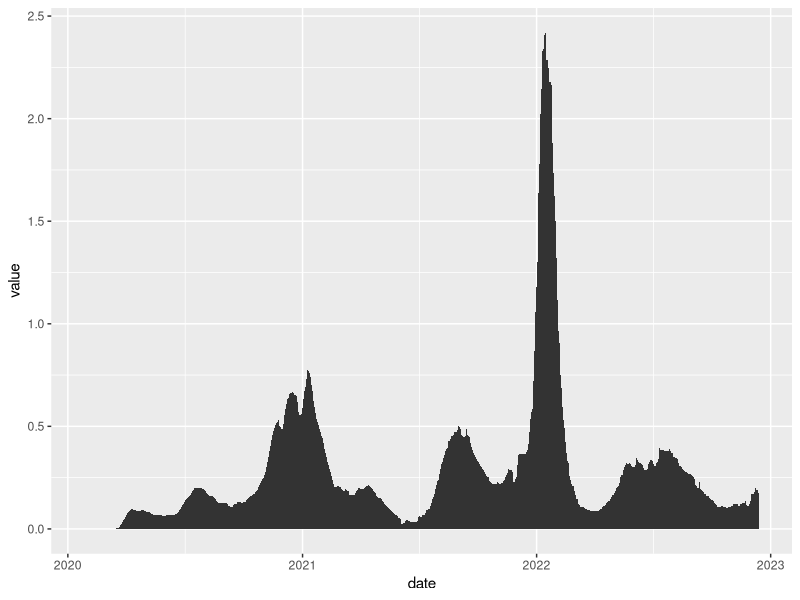
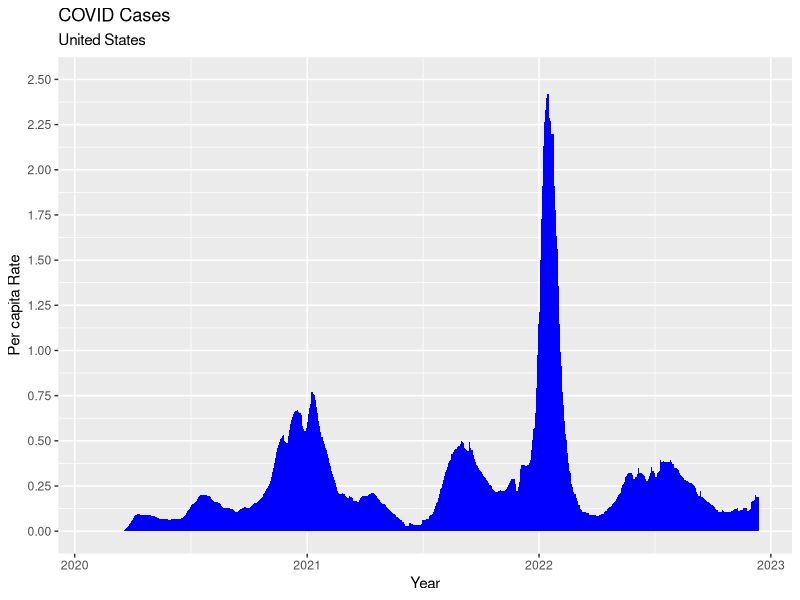
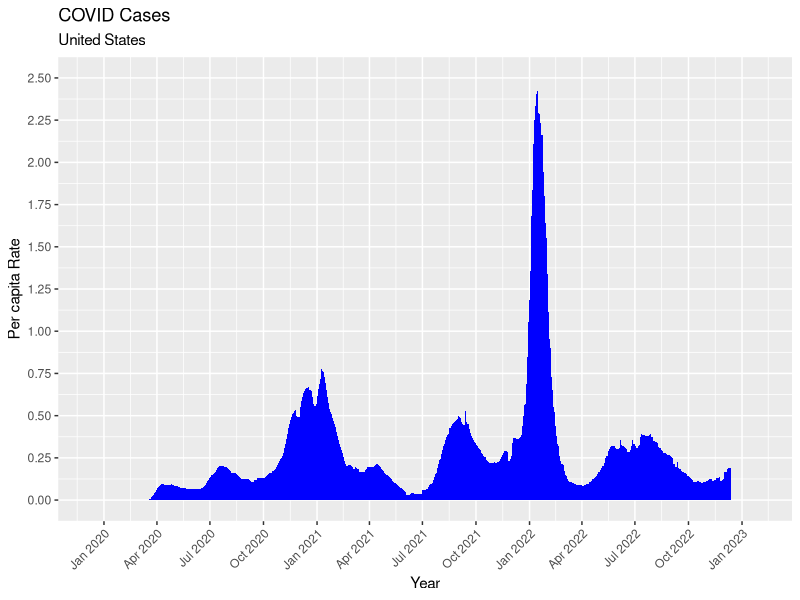
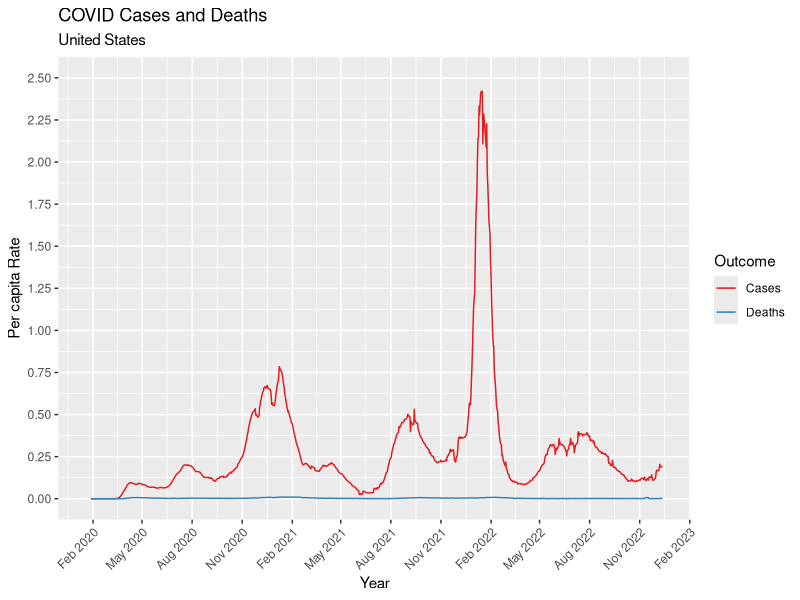

R code for these plots, in order:
## ---- chunk 1
# tidyverse packages
library(dplyr)     # data wrangling
library(ggplot2)   # plotting
library(readr)     # read and write csv files

# manage file paths
library(here)      # manage file paths
## ---- chunk 2
nyt_wide <- read_csv(here("data", "nyt_usa_covid_wide.csv"))
nyt_long <- read_csv(here("data", "nyt_usa_covid_long.csv"))
## ---- chunk 3

## ---- chunk 4
head(nyt_wide, n = 10L)
## ---- chunk 5
head(nyt_long, n = 40L)
## ---- chunk 6
rm(nyt_wide)
## ---- chunk 7
nyt_long %>%
  filter(measure == "cases_avg7_pc") %>%
  ggplot(mapping = aes(x = date, y = value)) +
    geom_area()
## ---- chunk 8
nyt_long %>%
  filter(measure == "cases_avg7_pc") %>%
  ggplot(mapping = aes(x = date, y = value)) +
    geom_area(fill = "blue") +
    scale_y_continuous(limits = c(0, 2.5), breaks = seq(0, 2.5, by = .25)) +
    labs(
      title = "COVID Cases",
      subtitle = "United States",
      x = "Year",
      y = "Per capita Rate"
    )
## ---- chunk 9
nyt_long %>%
  filter(measure == "cases_avg7_pc") %>%
  ggplot(mapping = aes(x = date, y = value)) +
    geom_area(fill = "blue") +
    scale_x_date(breaks = "3 months", labels = scales::label_date("%b %Y"), expand = c(.1, .1)) + 
    scale_y_continuous(limits = c(0, 2.5), breaks = seq(0, 2.5, by = .25)) +
    labs(
      title = "COVID Cases",
      subtitle = "United States",
      x = "Year",
      y = "Per capita Rate"
    ) +
  theme(
    axis.text.x = ggplot2::element_text(angle = 45, hjust = 1)
  )
## ---- chunk 10

## ---- chunk 11
nyt_long %>%
  filter(measure %in% c("cases_avg7_pc", "deaths_avg7_pc") == TRUE) %>%
  mutate(measure = ifelse(measure == "cases_avg7_pc", "Cases", "Deaths")) %>%
  ggplot(mapping = aes(x = date, y = value, color = measure)) +
    geom_line() + 
    scale_x_date(breaks = "3 months", labels = scales::label_date("%b %Y")) + 
    scale_y_continuous(limits = c(0, 2.5), breaks = seq(0, 2.5, by = .25)) +
    scale_color_brewer(palette = "Set1", name = "Outcome") +
    labs(
      title = "COVID Cases and Deaths",
      subtitle = "United States",
      x = "Year",
      y = "Per capita Rate"
    ) +
  theme(
    axis.text.x = ggplot2::element_text(angle = 45, hjust = 1)
  )
## ---- chunk 12

## ---- chunk 13

